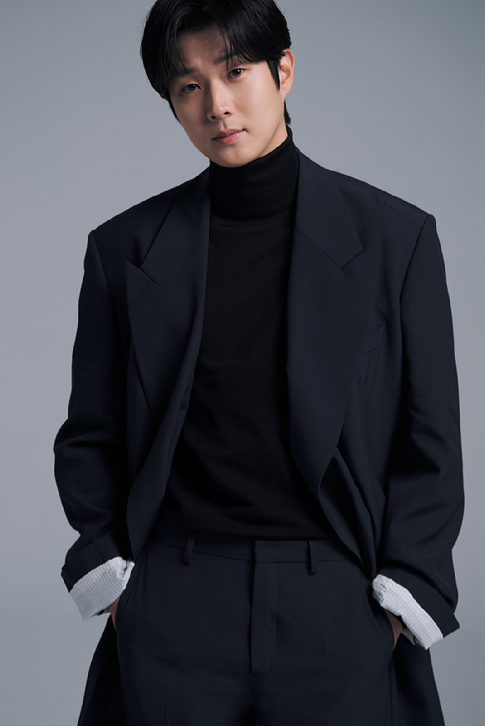
#> input picture week5/video/p.png, 485 x 726 px
$ python 0204cv_downsampling.py
#> lines starting #> are read from the running program, lines starting #| are printed output that depends on the picture
import cv2
import matplotlib.pyplot as plt

img = cv2.imread('./video/p.png')
#> img is the input picture: shape (726, 485, 3); mean B, G, R 79.8, 72.1, 69.7
img_rgb = cv2.cvtColor(img, cv2.COLOR_BGR2RGB)
print('다운 샘플링')

# 슬라이싱 [start:end:step]
# [::2] 처음부터 끝까지 2칸씩
down2 = img_rgb[::2, ::2]
down4 = img_rgb[::4, ::4]
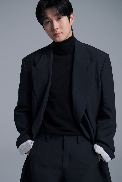
#> down4: shape (182, 122, 3); mean R, G, B 70.2, 72.7, 80.4
down8 = img_rgb[::8, ::8]
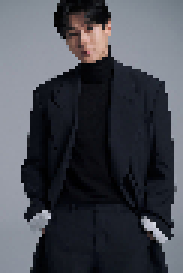
#> down8: shape (91, 61, 3) (shown 3 times larger); mean R, G, B 70.4, 72.9, 80.6
print(f' 원본 shape: {img_rgb.shape}')
#|  원본 shape: (726, 485, 3)
print(f'1/2 shape: {down2.shape}')
#| 1/2 shape: (363, 243, 3)
print(f'1/4 shape: {down4.shape}')
#| 1/4 shape: (182, 122, 3)
print(f'1/8 shape: {down8.shape}')
#| 1/8 shape: (91, 61, 3)
plt.figure(figsize=(12, 4))
plt.subplot(1,4,1)
plt.imshow(img_rgb)
plt.title('original')
plt.axis('off')
plt.subplot(1,4,2)
plt.imshow(down2)
plt.title('1/2')
plt.axis('off')
plt.subplot(1,4,3)
plt.imshow(down4)
plt.title('1/4')
plt.axis('off')
plt.subplot(1,4,4)
plt.imshow(down8)
plt.title('1/8')
plt.axis('off')
plt.show()
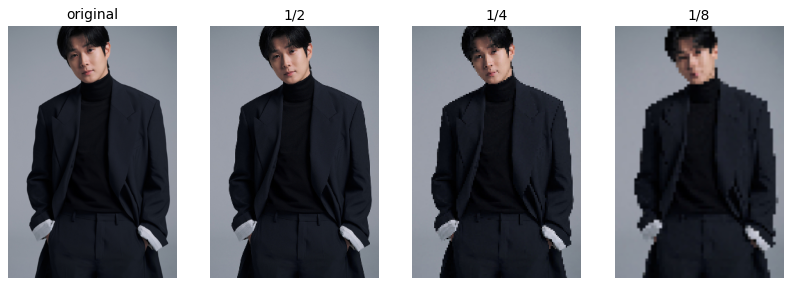
#> figure drawn by matplotlib, 4 panels
